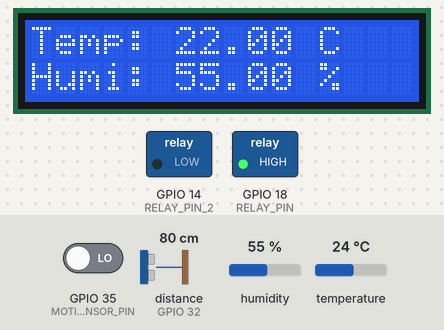
Simulated run of this program. Board: ESP32. Shown: 16×2 character LCD, switched loads named in the program (green lamp = pin HIGH). Wiring (inferred from the names in the program): ultrasonic range finder: trigger GPIO 33; echo GPIO 32. The inputs (shaded band) are chosen by the test bench; at power-on: humidity 55 %, temperature 24 °C, GPIO 35 (MOTION_SENSOR_PIN) LOW, distance to the obstacle (sensor on GPIO 32) 80 cm. The echo pulse lasts 58.3 µs per cm; pins used as bus, display or sensor lines are not drawn; what the program prints to the serial monitor is not drawn.

Above: at 1.7 s.
1.8 s: humidity set to 22 %
At 3.8 s:
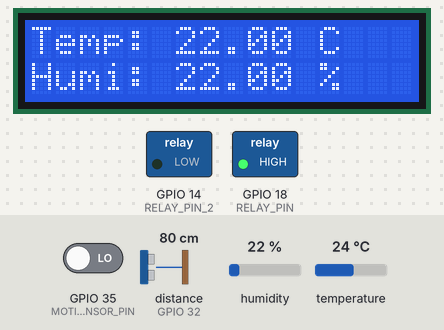
4.7 s: temperature set to 12 °C
At 5.8 s:
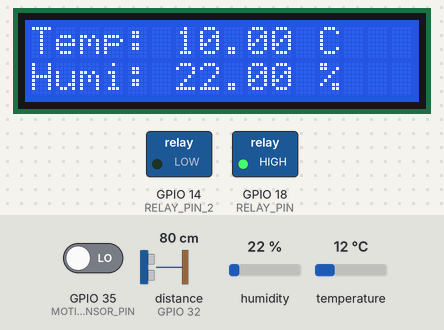
7.7 s: humidity set to 40 %
At 9.7 s:
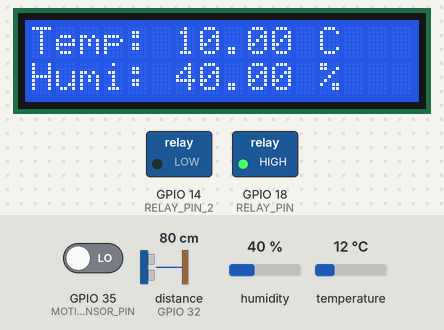
9.8 s: temperature set to 19 °C
At 21.6 s:
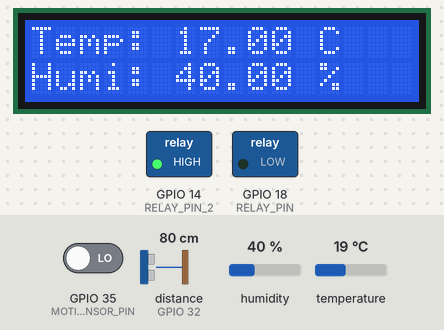
Timing chart, 0 to 52.0 s (numbered marks = the images above; inputs shaded):
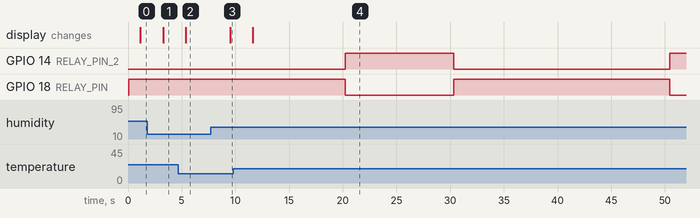

Measured:
- after the input at 1.8 s, the display: changes after 1.5 s (image 1)
- after the input at 4.7 s, the display: changes after 0.68 s (image 2)
- after the input at 7.7 s, the display: changes after 1.8 s (image 3)
- after the input at 9.8 s, the display: changes after 1.8 s (image 4)

The program:

main.cpp
```cpp
#include <Wire.h>
#include <LiquidCrystal_I2C.h>
#include "backlight.h"
#include "relay.h"
#include "distance.h"
#include "temp_hum.h"
#include "Arduino.h"
#include "motion.h"
#include <DHT.h>
#include "freertos/FreeRTOS.h"
#include "freertos/task.h"
#include "vector"
#define SDA_PIN 26
#define SCL_PIN 25
#define RELAY_PIN 18
#define RELAY_PIN_2 14
#define MOTION_SENSOR_PIN 35
#define TRIGGER_PIN 33
#define ECHO_PIN 32
#define DHT_PIN 27

const unsigned long lightCheckInterval = 10000;
const unsigned long logInterval = 2000;
const unsigned long displayUpdateInterval = 1000;

unsigned long lastLightCheck = 0;
unsigned long lastLogTime = 0;
unsigned long lastDisplayUpdate = 0;

void logSensorData(float temperature, float humidity, long distance, bool motion)
{
    Serial.print("Temperature: ");
    Serial.print(temperature);
    Serial.println(" C");

    Serial.print("Humidity: ");
    Serial.print(humidity);
    Serial.println(" %");

    Serial.print("Distance: ");
    Serial.print(distance);
    Serial.println(" cm");

    Serial.print("Motion: ");
    Serial.println(motion);
}

void controlLightTask(void *pvParameters)
{
    std::vector<long> duplicate;
    const double stableCount = 20;
    const double maxSize = 30;
    const double errorRate = 0;
    const double changeThreshold = 30;
    int previousState = 0;

    while (1)
    {
        long distance = readDistance();

        if (distance >= 2000)
        {
            duplicate.clear();
            duplicate.push_back(distance);
            controlRelay(true);
            controlRelay2(true);
            Serial.println("Relay ON (Distance >= 2000)");
            vTaskDelay(10000 / portTICK_PERIOD_MS);
            continue;
        }

        if (!isLightOn() && abs(previousState - distance) > changeThreshold)
        {
            if (duplicate.empty() || abs(duplicate.back() - distance) > errorRate)
            {
                duplicate.clear();
                duplicate.push_back(distance);
                controlRelay(true);
                controlRelay2(true);
                Serial.println("Relay ON (Significant Change)");
            }
            else
            {
                duplicate.push_back(distance);
                if (duplicate.size() > maxSize)
                {
                    duplicate.erase(duplicate.begin());
                }

                if (duplicate.size() >= stableCount)
                {
                    controlRelay(false);
                    controlRelay2(false);
                    Serial.println("Relay OFF (Stability Reached)");
                }
            }
        }
        else
        {
            duplicate.push_back(distance);

            if (duplicate.size() > maxSize)
            {
                duplicate.erase(duplicate.begin());
            }

            if (duplicate.size() >= stableCount)
            {
                controlRelay(false);
                controlRelay2(false);
                Serial.println("Relay OFF (Stable Readings)");
            }
        }

        previousState = distance;
        vTaskDelay(1000 / portTICK_PERIOD_MS);
    }
}

void logDataTask(void *pvParameters)
{
    while (1)
    {
        unsigned long currentMillis = millis();

        if (currentMillis - lastLogTime >= logInterval)
        {
            float temperature = readTemperature();
            float humidity = readHumidity();
            long distance = readDistance();
            bool motion = readMotion();
            logSensorData(temperature, humidity, distance, motion);
            lastLogTime = currentMillis;
        }

        vTaskDelay(100 / portTICK_PERIOD_MS);
    }
}

void updateDisplayTask(void *pvParameters)
{
    while (1)
    {
        unsigned long currentMillis = millis();

        if (currentMillis - lastDisplayUpdate >= displayUpdateInterval)
        {
            float temperature = readTemperature();
            float humidity = readHumidity();

            if (!isnan(temperature) && !isnan(humidity))
            {
                clearDisplay();
                displayMessage("Temp: " + String(temperature - 2) + " C", 0, 0);
                displayMessage("Humi: " + String(humidity) + " %", 0, 1);
            }
            else
            {
                clearDisplay();
                displayMessage("Failed to", 0, 0);
                displayMessage("read sensor", 0, 1);
            }

            lastDisplayUpdate = currentMillis;
        }

        vTaskDelay(100 / portTICK_PERIOD_MS);
    }
}

void setup()
{
    Serial.begin(115200);

    initBacklight(SDA_PIN, SCL_PIN);
    initRelay(RELAY_PIN);
    initRelay2(RELAY_PIN_2);
    initDistanceSensor(TRIGGER_PIN, ECHO_PIN);
    initTempHumSensor(DHT_PIN);
    initMotionSensor(MOTION_SENSOR_PIN);

    displayMessage("System Initializing...");

    controlRelay(true);
    controlRelay2(true);
    clearDisplay();
    xTaskCreate(controlLightTask, "Control Light Task", 2048, NULL, 1, NULL);
    xTaskCreate(logDataTask, "Log Data Task", 2048, NULL, 1, NULL);
    xTaskCreate(updateDisplayTask, "Update Display Task", 2048, NULL, 1, NULL);
}

void loop()
{
}
```

backlight.cpp
```cpp
#include <Wire.h>
#include <LiquidCrystal_I2C.h>
#include "backlight.h"

LiquidCrystal_I2C lcd(0x27, 16, 2);

void initBacklight(int sda, int scl)
{
    lcd.init(sda, scl);
    lcd.backlight();
}

void displayMessage(const String &message , int row , int col)
{
    lcd.setCursor(row, col);
    lcd.print(message);
}

void clearDisplay()
{
    lcd.clear();
}
```

backlight.h
```cpp
#ifndef BACKLIGHT_H
#define BACKLIGHT_H

void initBacklight(int sda , int scl);
void displayMessage(const String& message , int row = 0 , int col = 0);
void clearDisplay();
#endif
```

distance.cpp
```cpp
#include <Arduino.h>
#include "distance.h"

int triggerPin;
int echoPin;

void initDistanceSensor(int trigPin, int echPin) {
    triggerPin = trigPin;
    echoPin = echPin;
    pinMode(triggerPin, OUTPUT);
    pinMode(echoPin, INPUT);

}

long readDistance() {
    digitalWrite(triggerPin, LOW);
    delayMicroseconds(2);
    digitalWrite(triggerPin, HIGH);
    delayMicroseconds(10);
    digitalWrite(triggerPin, LOW);

    long duration = pulseIn(echoPin, HIGH);
    long distance = duration * 0.034 / 2;
    return distance;
}
```

distance.h
```cpp
#ifndef DISTANCE_H
#define DISTANCE_H

void initDistanceSensor(int triggerPin, int echoPin);
long readDistance();

#endif
```

motion.cpp
```cpp
#include <Arduino.h>
#include "motion.h"

int motionSensorPin;

void initMotionSensor(int pin)
{
    motionSensorPin = pin;
    pinMode(motionSensorPin, INPUT);
}

bool readMotion()
{
    return digitalRead(motionSensorPin) == HIGH;
}
```

motion.h
```cpp
#ifndef MOTION_H
#define MOTION_H

void initMotionSensor(int pin);
bool readMotion();

#endif
```

relay.cpp
```cpp
#include <Arduino.h>
#include "relay.h"

int relayPin;
int relayPin2;

void initRelay(int pin)
{
    relayPin = pin;
    pinMode(relayPin, OUTPUT);
}

void initRelay2(int pin)
{
    relayPin2 = pin;
    pinMode(relayPin2, OUTPUT);
}

void controlRelay(bool state)
{
    digitalWrite(relayPin, state ? HIGH : LOW);
}

void controlRelay2(bool state)
{
    digitalWrite(relayPin2, state ? LOW : HIGH);
}

bool isLightOn()
{
    return digitalRead(relayPin) == HIGH && digitalRead(relayPin2) == LOW;
}
```

relay.h
```cpp
#ifndef RELAY_H
#define RELAY_H

void initRelay(int pin);
void controlRelay(bool state);

void initRelay2(int pin);
void controlRelay2(bool state);
bool isLightOn();

#endif
```

temp_hum.cpp
```cpp
#include "DHT.h"
#include "temp_hum.h"

#define DHTTYPE DHT11

DHT dhtSensor(0, DHTTYPE);

void initTempHumSensor(uint8_t pin) {
    dhtSensor = DHT(pin, DHTTYPE);
    dhtSensor.begin();
}

float readTemperature() {
    float temp = dhtSensor.readTemperature();
    if (isnan(temp)) {
        Serial.println("Failed to read temperature!");
        return NAN;
    }
    return temp;
}

float readHumidity() {
    float humidity = dhtSensor.readHumidity();
    if (isnan(humidity)) {
        Serial.println("Failed to read humidity!");
        return NAN;
    }
    return humidity;
}
```

temp_hum.h
```cpp
#ifndef TEMP_HUM_H
#define TEMP_HUM_H

void initTempHumSensor(uint8_t pin);
float readTemperature();
float readHumidity();

#endif
```
